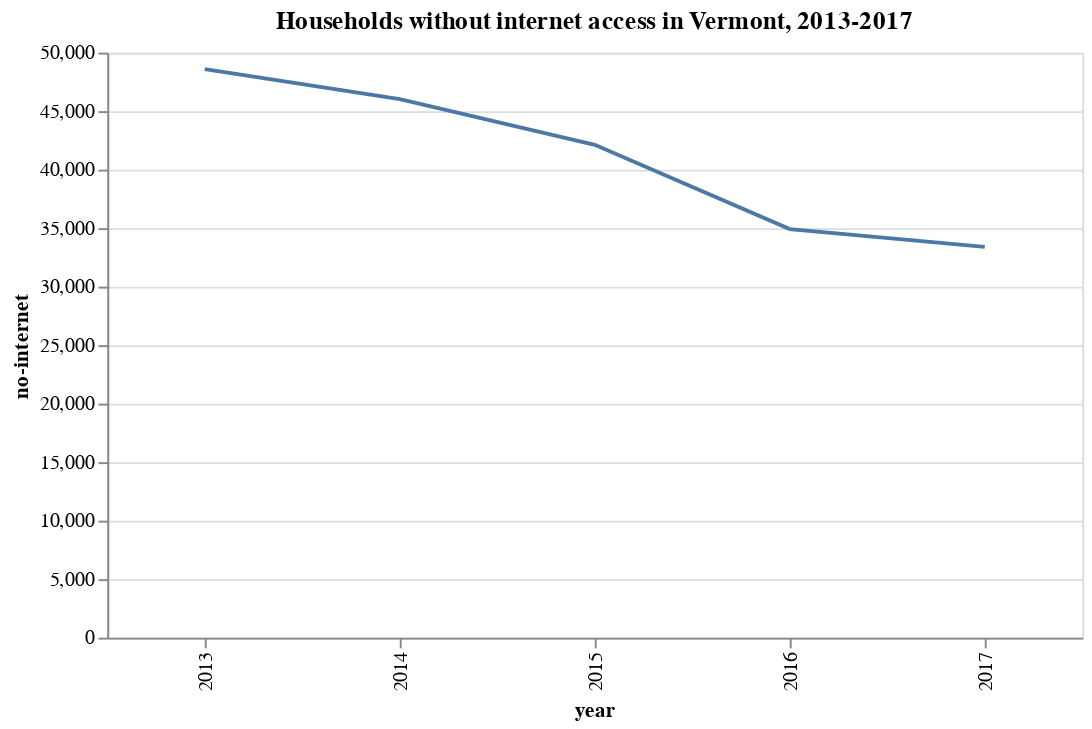

Notebook code for this chart:
### Markdown cell above
Great.

Now that we have that in place, let's make a line chart that looks at the `year` on the x-axis and the number of households that report `no-internet` access on the y-axis.

The x-axis numbering may look a bit weird, so read up on specifying data types in the Altair documentation and see if you can fix that.

### Code cell
alt.Chart(internet_vt).mark_line().encode(
    x="year:O",
    y="no-internet"
).properties(
    width=500,
    title="Households without internet access \
in Vermont, 2013-2017"
)

### Figure 1 — Vega-Lite specification as saved in the notebook (floating-point values rounded to 4 significant figures)
{"$schema": "https://vega.github.io/schema/vega-lite/v2.6.0.json", "config": {"view": {"height": 300, "width": 400}}, "data": {"name": "data-80edd44bf0afb8a9cf2693a9c53739d6"}, "datasets": {"data-80edd44bf0afb8a9cf2693a9c53739d6": [{"internet": 195037, "internet-access-no-sub": 9606, "no-internet": 48591, "year": 2013}, {"internet": 198660, "internet-access-no-sub": 12540, "no-internet": 46029, "year": 2014}, {"internet": 202770, "internet-access-no-sub": 9966, "no-internet": 42129, "year": 2015}, {"internet": 209394, "internet-access-no-sub": 10538, "no-internet": 34919, "year": 2016}, {"internet": 210329, "internet-access-no-sub": 12900, "no-internet": 33400, "year": 2017}]}, "encoding": {"x": {"field": "year", "type": "ordinal"}, "y": {"field": "no-internet", "type": "quantitative"}}, "mark": "line", "title": "Households without internet access in Vermont, 2013-2017", "width": 500}
